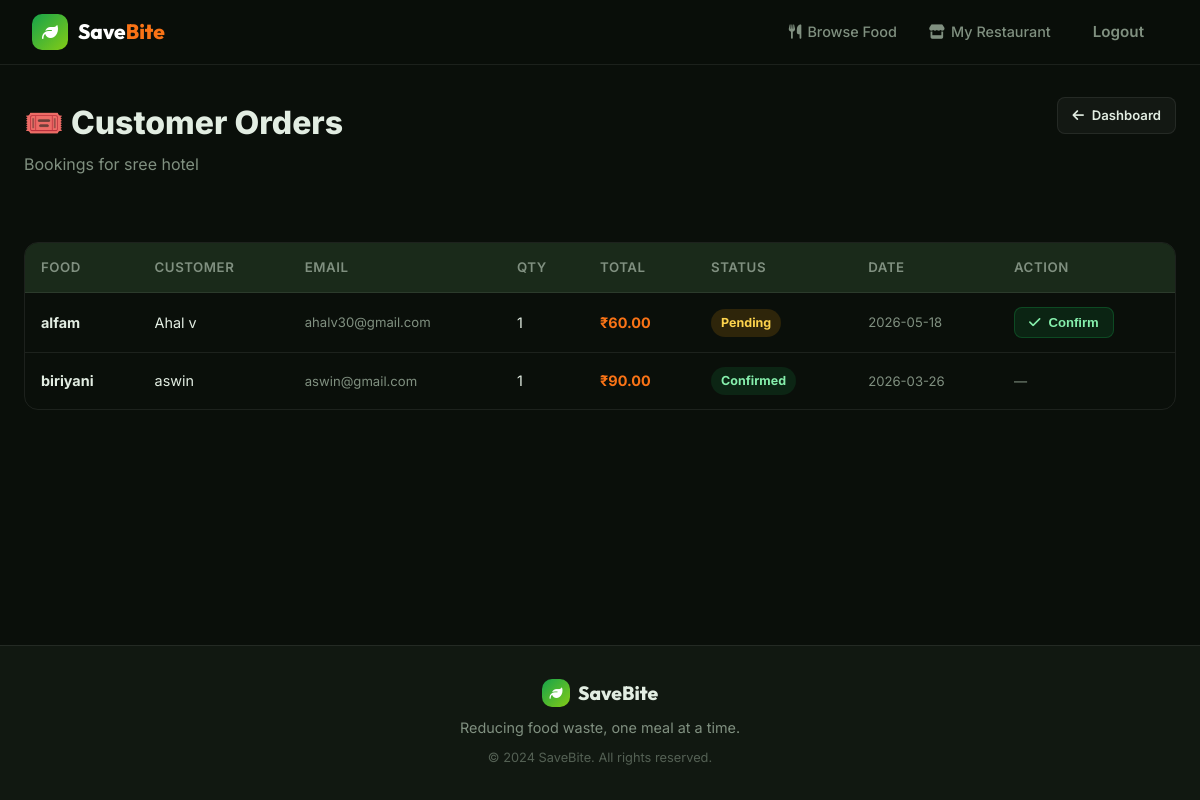
Page /restaurant/bookings (signed in) on the committed database.
### tables this page shows
CREATE TABLE restaurants (
            id INTEGER PRIMARY KEY AUTOINCREMENT,
            owner_id INTEGER NOT NULL,
            name TEXT NOT NULL,
            description TEXT,
            location TEXT,
            phone TEXT,
            cuisine TEXT,
            status TEXT DEFAULT 'active',  -- 'active', 'inactive'
            created_at TIMESTAMP DEFAULT CURRENT_TIMESTAMP,
            FOREIGN KEY (owner_id) REFERENCES users(id)
        );

CREATE TABLE bookings (
            id INTEGER PRIMARY KEY AUTOINCREMENT,
            user_id INTEGER NOT NULL,
            food_item_id INTEGER NOT NULL,
            quantity INTEGER NOT NULL DEFAULT 1,
            total_price REAL NOT NULL,
            status TEXT DEFAULT 'pending',  -- 'pending', 'confirmed', 'cancelled'
            booked_at TIMESTAMP DEFAULT CURRENT_TIMESTAMP,
            FOREIGN KEY (user_id) REFERENCES users(id),
            FOREIGN KEY (food_item_id) REFERENCES food_items(id)
        );

CREATE TABLE food_items (
            id INTEGER PRIMARY KEY AUTOINCREMENT,
            restaurant_id INTEGER NOT NULL,
            name TEXT NOT NULL,
            description TEXT,
            original_price REAL NOT NULL,
            discount_percent REAL NOT NULL DEFAULT 0,
            discounted_price REAL NOT NULL,
            quantity INTEGER NOT NULL DEFAULT 1,
            expires_at TEXT,
            image_filename TEXT,
            status TEXT DEFAULT 'available',  -- 'available', 'booked', 'expired'
            created_at TIMESTAMP DEFAULT CURRENT_TIMESTAMP,
            FOREIGN KEY (restaurant_id) REFERENCES restaurants(id)
        );

CREATE TABLE users (
            id INTEGER PRIMARY KEY AUTOINCREMENT,
            name TEXT NOT NULL,
            email TEXT UNIQUE NOT NULL,
            password TEXT NOT NULL,
            role TEXT NOT NULL DEFAULT 'user',  -- 'admin', 'restaurant', 'user'
            created_at TIMESTAMP DEFAULT CURRENT_TIMESTAMP
        );

### app.py (the view)
@app.route('/restaurant/bookings')
@login_required
@role_required('restaurant')
def restaurant_bookings():
    db = get_db()
    r = db.execute('SELECT * FROM restaurants WHERE owner_id=?', (session['user_id'],)).fetchone()
    bookings = []
    if r:
        bookings = db.execute('''
            SELECT b.*, f.name AS food_name, u.name AS user_name, u.email AS user_email, f.discounted_price
            FROM bookings b JOIN food_items f ON b.food_item_id=f.id JOIN users u ON b.user_id=u.id
            WHERE f.restaurant_id=? ORDER BY b.booked_at DESC
        ''', (r['id'],)).fetchall()
    db.close()
    return render_template('restaurant/bookings.html', bookings=bookings, restaurant=r)

### app.py (called while the page is built)
def login_required(f):
    @wraps(f)
    def decorated(*args, **kwargs):
        if 'user_id' not in session:
            flash('Please log in first.', 'warning')
            return redirect(url_for('login'))
        return f(*args, **kwargs)
    return decorated

def role_required(*roles):
    def decorator(f):
        @wraps(f)
        def decorated(*args, **kwargs):
            if 'user_id' not in session:
                return redirect(url_for('login'))
            if session.get('role') not in roles:
                flash('Access denied.', 'danger')
                return redirect(url_for('index'))
            return f(*args, **kwargs)
        return decorated
    return decorator

### database.py (called while the page is built)
def get_db():
    conn = sqlite3.connect(DB_PATH)
    conn.row_factory = sqlite3.Row
    return conn

### templates/restaurant/bookings.html (shortened to what this page needs)
{% extends "base.html" %}
{% block content %}
<div class="container">
    <div class="dashboard-header">
        <div><div class="page-title">🎟️ Customer Orders</div><p class="page-subtitle">Bookings for {{ restaurant.name if restaurant else 'your restaurant' }}</p></div>
        <a href="{{ url_for('restaurant_dashboard') }}" class="btn btn-ghost btn-sm"><i class="fas fa-arrow-left"></i> Dashboard</a>
    </div>
    {% if bookings %}
    <div class="table-wrapper">
        <table><thead><tr><th>Food</th><th>Customer</th><th>Email</th><th>Qty</th><th>Total</th><th>Status</th><th>Date</th><th>Action</th></tr></thead>
        <tbody>
            {% for b in bookings %}
            <tr>
                <td><strong>{{ b.food_name }}</strong></td>
                <td>{{ b.user_name }}</td>
                <td class="text-muted" style="font-size:0.82rem;">{{ b.user_email }}</td>
                <td>{{ b.quantity }}</td>
                <td class="text-accent fw-bold">₹{{ "%.2f"|format(b.total_price) }}</td>
                <td><span class="badge badge-{{ b.status }}">{{ b.status|capitalize }}</span></td>
                <td class="text-muted" style="font-size:0.82rem;">{{ b.booked_at[:10] }}</td>
                <td>{% if b.status == 'pending' %}
                    <form method="POST" action="{{ url_for('confirm_booking', booking_id=b.id) }}">
                        <button class="btn btn-success btn-sm" type="submit"><i class="fas fa-check"></i> Confirm</button>
                    </form>
                    {% else %}<span class="text-muted" style="font-size:0.82rem;">—</span>{% endif %}</td>
            </tr>
            {% endfor %}
        </tbody></table>
    </div>
    {% else %}
    <div class="empty-state"><div class="empty-icon"><i class="fas fa-ticket-alt"></i></div><h3>No Orders Yet</h3><p>Customers haven't booked any food yet.</p></div>
    {% endif %}
</div>
{% endblock %}

### static/css/style.css (style rules this page uses)
*, *::before, *::after { box-sizing: border-box; margin: 0; padding: 0; }
:root { --primary: #16a34a; --primary-dark: #15803d; --primary-light: #dcfce7; --accent: #f97316; --success: #22c55e; --danger: #ef4444; --warning: #f59e0b; --info: #3b82f6; --dark: #0a0f0a; --dark-2: #111811; --dark-3: #1a2a1a; --text: #e2ede2; --text-muted: #809080; --border: rgba(255,255,255,0.08); --glass: rgba(255,255,255,0.04); --glass-border: rgba(255,255,255,0.1); --card-bg: #111811; --radius: 14px; --radius-lg: 20px; --shadow: 0 4px 24px rgba(0,0,0,0.5); --shadow-lg: 0 8px 40px rgba(22,163,74,0.3); --transition: all 0.3s cubic-bezier(0.4,0,0.2,1); }
html { scroll-behavior: smooth; }
body { font-family:'Inter',sans-serif; background:var(--dark); color:var(--text); min-height:100vh; display:flex; flex-direction:column; line-height:1.6; }
.page-title { font-size:2rem; font-weight:800; margin-bottom:0.25rem; }
.page-subtitle { color:var(--text-muted); margin-bottom:2rem; }
.container { max-width:1200px; margin:0 auto; padding:2rem 1.5rem; }
.btn { padding:12px 24px; border-radius:12px; font-size:0.95rem; font-weight:600; cursor:pointer; border:none; transition:var(--transition); display:inline-flex; align-items:center; gap:8px; text-decoration:none; }
.btn-ghost { background:var(--glass); border:1px solid var(--border); color:var(--text); }
.btn-success { background:rgba(22,163,74,0.15); border:1px solid rgba(22,163,74,0.3); color:#86efac; }
.btn-sm { padding:7px 14px; font-size:0.82rem; border-radius:8px; }
.dashboard-header { display:flex; align-items:flex-start; justify-content:space-between; flex-wrap:wrap; gap:1rem; margin-bottom:2rem; }
.table-wrapper { overflow-x:auto; border-radius:var(--radius); border:1px solid var(--border); }
table { width:100%; border-collapse:collapse; }
thead { background:var(--dark-3); }
thead th { padding:14px 16px; text-align:left; font-size:0.83rem; font-weight:600; color:var(--text-muted); text-transform:uppercase; letter-spacing:0.04em; white-space:nowrap; }
tbody tr { border-top:1px solid var(--border); transition:var(--transition); }
tbody td { padding:14px 16px; font-size:0.9rem; vertical-align:middle; }
.badge { display:inline-flex; align-items:center; gap:4px; padding:4px 10px; border-radius:20px; font-size:0.78rem; font-weight:700; }
.badge-pending { background:rgba(245,158,11,0.15); color:#fcd34d; }
.badge-confirmed { background:rgba(22,163,74,0.15); color:#86efac; }
.text-muted { color:var(--text-muted); }
.text-accent { color:var(--accent); }
.fw-bold { font-weight:700; }

### rows in the picture
restaurants: name "sree hotel"
bookings: food_name "alfam", user_name "Ahal v", user_email "ahalv30@gmail.com", quantity "1", total_price "60.00", status "Pending", booked_at "2026-05-18"
bookings: food_name "biriyani", user_name "aswin", user_email "aswin@gmail.com", quantity "1", total_price "90.00", status "Confirmed", booked_at "2026-03-26"
